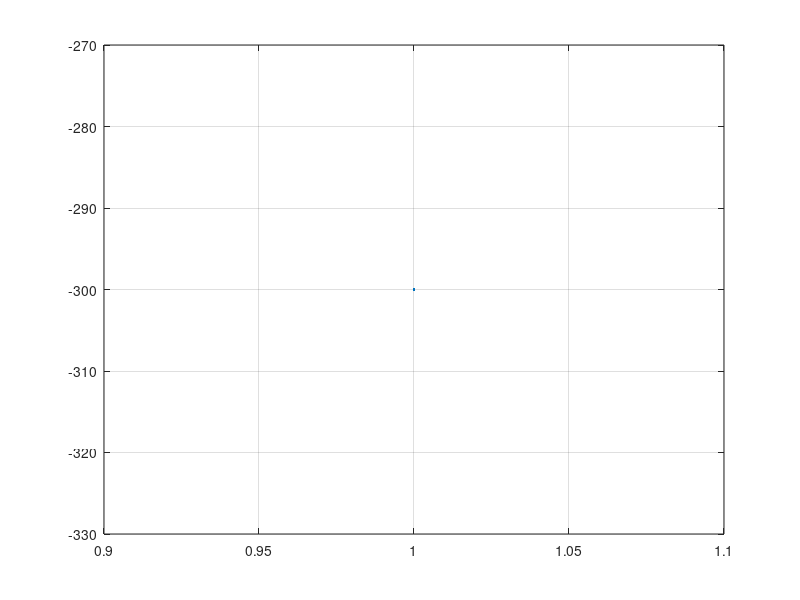

The MATLAB script that drew this image: (Note: this script raises an error after producing the figure.)
 a=10;f0=1000;phi=pi/2;
dt=1/1000;
tt=1:dt:1;
f0=2;
zz=300*exp(j*2*pi*f0*(tt-0.75));
xx=real(zz);
%
plot(tt,xx),grid on
Undefined function or variable 'gridon'.
 
plot(tt,xx),grid on
title ('sinusoid.x(t)=10cos(2*pi*1000*t+pi/2)');
